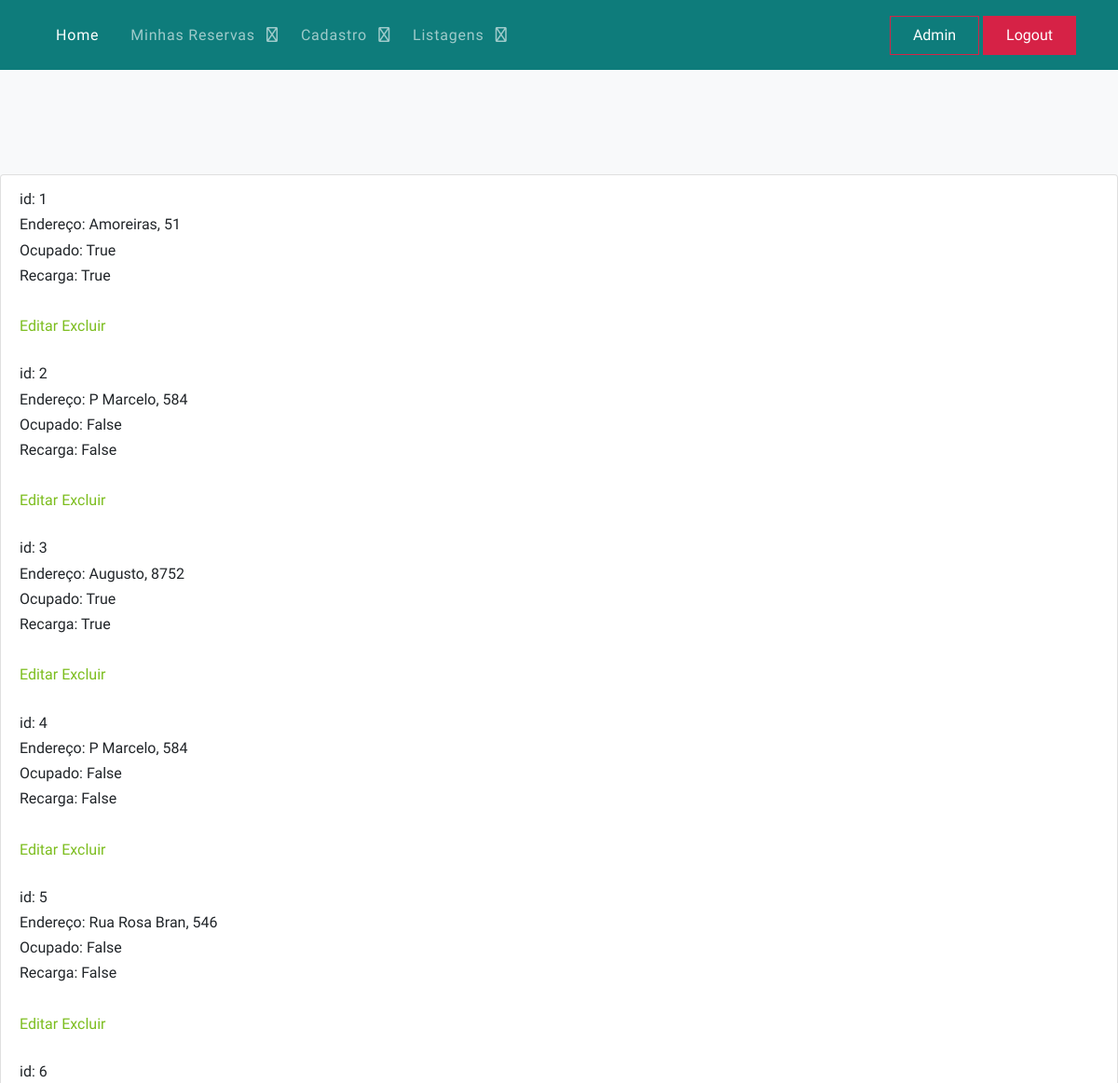
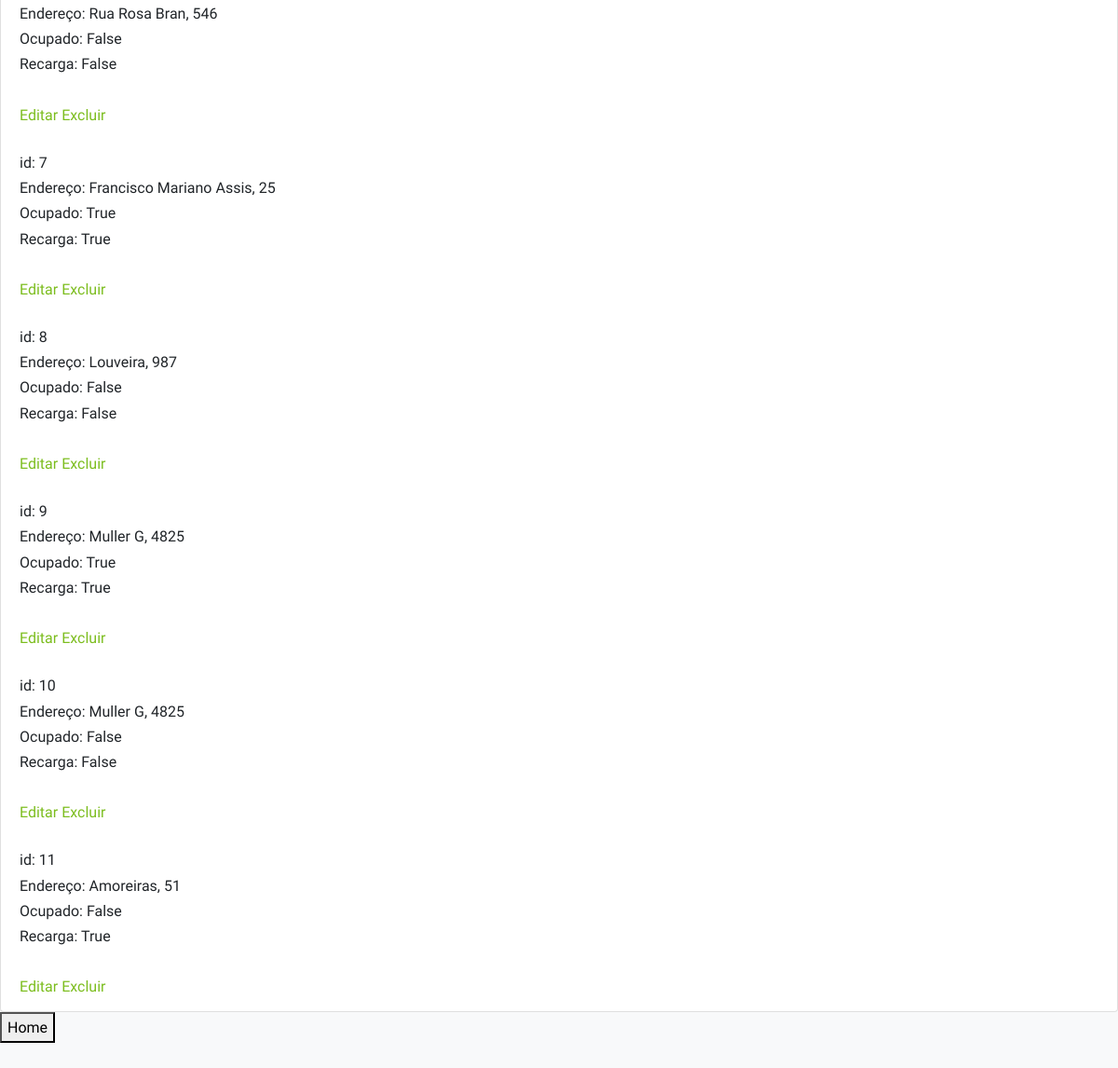
Page /listagemVagas/ (signed in) on the committed database (2 pictures, top to bottom).
### core/models.py (models this page shows, shortened)
class Vaga(models.Model):
    nome = models.CharField(default='Vaga', max_length=20, verbose_name='Placa')
    ocupado = models.BooleanField(default=False, verbose_name="Ocupado?")
    recarga = models.BooleanField(verbose_name="Possui recarga?")
    endereco = models.ForeignKey(Endereco, on_delete=models.DO_NOTHING, verbose_name='Endereço')
    isActive = models.BooleanField(default=True, verbose_name='Ativo?')
    class Meta:
        verbose_name_plural = "Vagas"

class Endereco(models.Model):
    rua = models.CharField(max_length=100, verbose_name='Rua')
    cidade = models.CharField(max_length=50, verbose_name='Cidade')
    numero = models.IntegerField(default=0, verbose_name='Número')
    bairro = models.CharField(max_length=50, verbose_name='Bairro')
    cep = models.IntegerField(default=0000000, verbose_name='CEP')
    longitude = models.FloatField(default=0.00, verbose_name='Longitude')
    latitude = models.FloatField(default=0.00, verbose_name='Latitude')
    class Meta:
        verbose_name_plural = 'Endereços'

### core/views.py (the view)
# urls.py: path('listagemVagas/', listagemVagas, name='url_listagem_vagas'),
@login_required
@user_passes_test(checkGroupAdmin)
def listagemVagas(request):
    if request.POST and request.POST['input_pesquisa']:
        dados = Vaga.objects.filter(endereco__cep__icontains=request.POST['input_pesquisa'])
    else:
        dados = Vaga.objects.all()
    contexto = {'dados': dados, 'text_input': 'Digite o CEP', 'listagem': 'listagem'}
    return render(request, 'core/listagem_vagas.html', contexto)

### core/templatetags/template_extras.py (called while the page is built)
@register.filter(name='has_group')
def has_group(user, group_name):
    return user.groups.filter(name=group_name).exists()

### core/views.py (called while the page is built)
def checkGroupAdmin(user):
    return user.groups.filter(name='Administradores').exists()

### core/templates/core/listagem_vagas.html (shortened to what this page needs)
{% extends 'base.html' %}
{% load static %}
{% block main %}
<ul class="list-group">
    {% for i in dados %}
    <li class="list-group-item">
        {% if i.isActive == True %}
            id: {{ i.id }} <br>
            Endereço: {{ i.endereco.rua }}, {{ i.endereco.numero }} <br>
            Ocupado: {{ i.ocupado }}<br>
            Recarga: {{ i.recarga }} <br>
            <br>
            <a href="{% url 'url_altera_vaga' i.id %}">Editar</a>
            <a href="{% url 'url_exclui_vaga' i.id %}">Excluir</a>
        {% endif %}
    {% empty %}
        Não há vagas a exibir.
        </li>
    {% endfor %}
</ul>
<button onclick="window.location.href='/'">Home</button>
{% endblock %}

### static_files/css/style.css (style rules this page uses)
body { line-height: 1.7; color: #4d4d4d; font-weight: 400; font-size: 1rem; }

### rows in the picture
Vaga: id "1", endereco.rua "Amoreiras", endereco.numero "51", ocupado "True", recarga "True"
Vaga: id "2", endereco.rua "P Marcelo", endereco.numero "584", ocupado "False", recarga "False"
Vaga: id "3", endereco.rua "Augusto", endereco.numero "8752", ocupado "True", recarga "True"
Vaga: id "4", endereco.rua "P Marcelo", endereco.numero "584", ocupado "False", recarga "False"
Vaga: id "5", endereco.rua "Rua Rosa Bran", endereco.numero "546", ocupado "False", recarga "False"
Vaga: id "6", endereco.rua "Rua Rosa Bran", endereco.numero "546", ocupado "False", recarga "False"
Vaga: id "7", endereco.rua "Francisco Mariano Assis", endereco.numero "25", ocupado "True", recarga "True"
Vaga: id "8", endereco.rua "Louveira", endereco.numero "987", ocupado "False", recarga "False"
Vaga: id "9", endereco.rua "Muller G", endereco.numero "4825", ocupado "True", recarga "True"
Vaga: id "10", endereco.rua "Muller G", endereco.numero "4825", ocupado "False", recarga "False"
Vaga: id "11", endereco.rua "Amoreiras", endereco.numero "51", ocupado "False", recarga "True"
